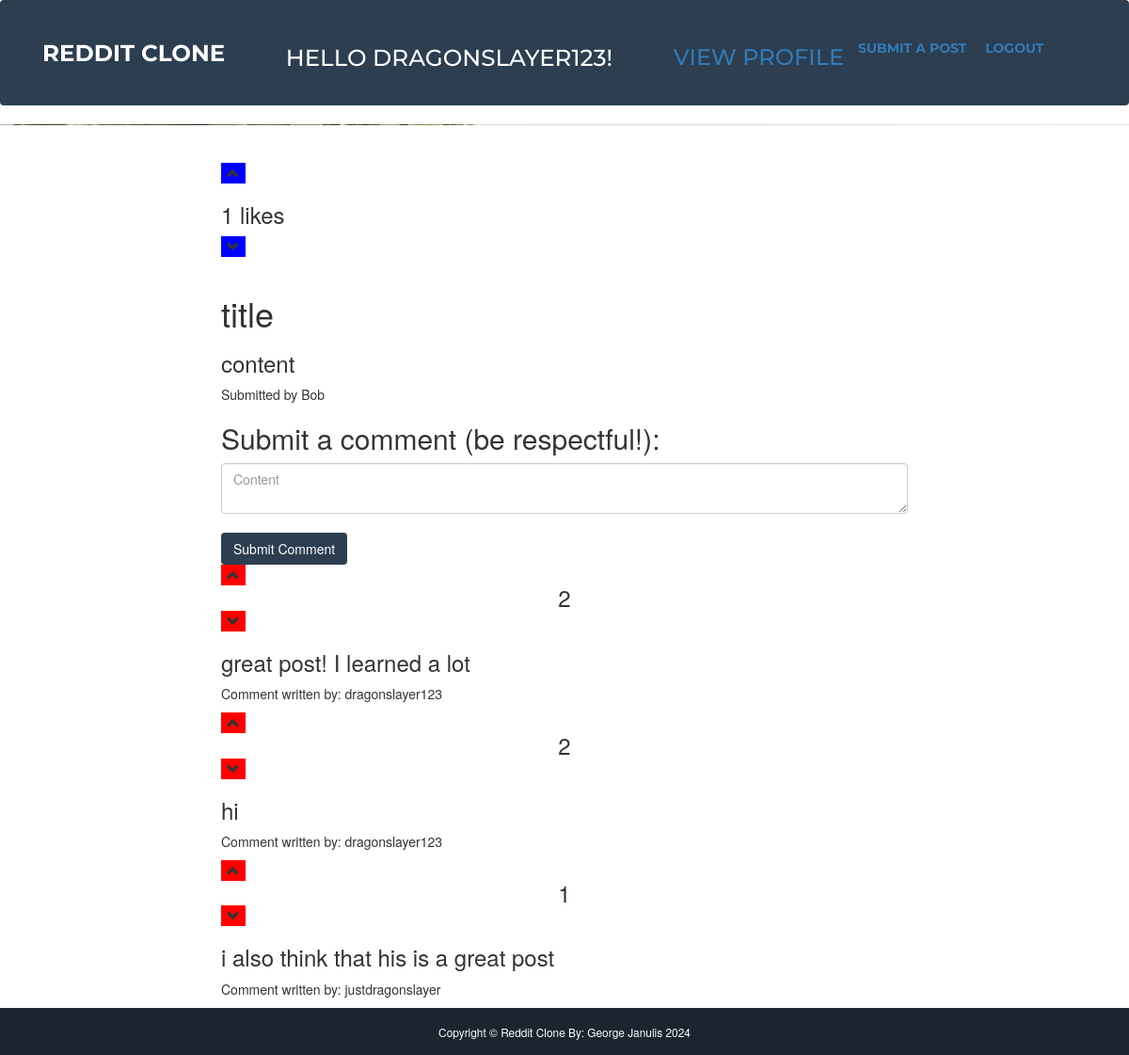
The app's page /posts/1 (signed in) with its own data.
### reddit/models.py (models this page shows)
class UserDB(UserMixin, db.Model):
    __tablename__ = 'users'
    id = db.Column(db.Integer, primary_key=True, nullable=False)
    email = db.Column(db.String(48), unique=True, nullable=False)
    username = db.Column(db.String(24), unique=True, nullable=False)
    password = db.Column(db.String(128), nullable=False)

class PostDB(db.Model):
    __tablename__ = 'posts'
    id = db.Column(db.Integer, primary_key=True, nullable=False)
    title = db.Column(db.String(50), nullable=False)
    content = db.Column(db.String(1000), nullable=False)
    author = db.Column(db.String(24), db.ForeignKey('users.username'), nullable=False)
    num_likes = db.Column(db.Integer, nullable=False)
    time = db.Column(db.DateTime, nullable=False)

class CommentDB(db.Model):
    __tablename__ = 'comments'
    id = db.Column(db.Integer, primary_key=True, nullable=False)
    content = db.Column(db.String(250), nullable=False)
    author = db.Column(db.String(24), db.ForeignKey('users.username'), nullable=False)
    post_id = db.Column(db.Integer, db.ForeignKey('posts.id'), nullable=False)
    num_likes = db.Column(db.Integer, nullable=False)
    time = db.Column(db.DateTime, nullable=False)

### reddit/views.py (the view, shortened to what this page needs)
@app.route('/posts/<post_id>', methods=['GET', 'POST'])
def post(post_id):
    if request.method == 'GET':
        post = PostDB.query.filter_by(id=post_id).first()
        if post is None:
            return render_template('error.html', error="Post doesn't exist")
        comments = CommentDB.query.filter_by(post_id=post_id).all()
        return render_template('post.html', post=post, comments=comments)

### reddit/views.py (called while the page is built)
@lm.user_loader
def load_user(id):
    return UserDB.query.get(int(id))

### reddit/templates/post.html (shortened to what this page needs)
{% extends "base.html" %}
{% block content %}
{% if current_user.is_authenticated %}
<br><br>
    <form action="{{ url_for('post', post_id=post.id) }}" method="post">
        <button class="" style="background-color: blue; border: none;" name="selection" type="submit" value="post_like">
            <span class="glyphicon glyphicon-chevron-up" aria-hidden="true"></span>
        </button>
{% endif %}
<h3> {{ post.num_likes }} likes </h3>
{% if current_user.is_authenticated %}
        <button class="" style="background-color: blue; border: none;" name="selection" type="submit" value="post_dislike">
                <span class="glyphicon glyphicon-chevron-down" aria-hidden="true"></span>
        </button>
    </form>
<br>
{% endif %}
<h1>{{ post.title }}</h1>
<h3>{{ post.content }}</h3>
<p>Submitted by {{ post.author }}</p>
{% if current_user.is_authenticated %}
    <h2>Submit a comment (be respectful!): </h2>
    <form action="{{ url_for('post', post_id=post.id) }}" name="write" method="POST">
        <textarea name="content" class="form-control" placeholder="Content" type="text"></textarea>
        <br>
        <button class="btn btn-secondary" type="submit">Submit Comment</button>
    </form>
{% else %}
    <p>Whoops! Looks like you're not signed in. Please do so before making a comment!</p>
{% endif %}
{% for comment in comments %}
    {% if current_user.is_authenticated %}
        <form action="{{ url_for('post', post_id=post.id) }}" method="post">
            <button class="" style="background-color: red; border: none;" name="selection" type="submit" value="comment_like_{{ comment.id }}">
                <span class="glyphicon glyphicon-chevron-up" aria-hidden="true"></span>
            </button>
    {% endif %}
    <h3 style="text-align: center; margin: 0 0 0 0;">{{ comment.num_likes }}</h3>
    {% if current_user.is_authenticated %}
            <button class="" style="background-color: red; border: none;" name="selection" type="submit" value="comment_dislike_{{ comment.id }}">
                <span class="glyphicon glyphicon-chevron-down" aria-hidden="true"></span>
            </button>
        </form>
    {% endif %}
    <h3>{{ comment.content }}</h3>
    <p>Comment written by: {{ comment.author }}</p>
{% endfor %}
{% endblock %}

### reddit/templates/base.html (shortened to what this page needs)
<!DOCTYPE html>
<html lang="en">
    <head>
        <link href="../static/css/styles.css" rel="stylesheet" />
        <link href="../static/vendor/bootstrap/css/bootstrap.min.css" rel="stylesheet">
    </head>
    <body id="page-top">
        <nav class="navbar navbar-expand-lg bg-secondary text-uppercase fixed-top" id="mainNav">
            <div class="container">
                <a class="navbar-brand" href="#page-top">Reddit Clone</a>
                {% if current_user.is_authenticated %}
                    <p>&nbsp &nbsp &nbsp</p>
                    <p>&nbsp &nbsp &nbsp</p>
                    <h2 class="navbar-brand">Hello {{ current_user.username }}!</h2>
                    <p>&nbsp &nbsp &nbsp</p>
                                        <p>&nbsp &nbsp &nbsp</p>
                    <h3>
                        <a href="{{ url_for('profile', username=current_user.username) }}" targert="_self">View Profile</a>
                    </h3>
                {% endif %}
                <div class="collapse navbar-collapse" id="navbarResponsive">
                    <ul class="navbar-nav ms-auto">
                        {% if current_user.is_authenticated %}
                            <li>
                            <a href="{{ url_for('write') }}" target="_self">Submit a Post </a>
                            </li>
                            <p>&nbsp &nbsp &nbsp</p>
                            <li>
                            <a href="{{ url_for('logout') }}" target="_self">Logout </a>
                            </li>
                        {% else %}
                            <li>
                            <a href="{{ url_for('register') }}" target="_self">Login or Signup </a>
                            </li>
                        {% endif %}
                    </ul>
                </div>
            </div>
        </nav>
        <header class="intro-header" style="background-image: url('../static/img/home-bg.jpg')">
            <div class="container">
                <div class="row">
                    <div class="col-lg-8 col-lg-offset-2 col-md-10 col-md-offset-1">
                    </div>
                </div>
            </div>
        </header>
        <div class="container">
            <div class="row">
                <div class="col-lg-8 col-lg-offset-2 col-md-10 col-md-offset-1">
                    <div class="post-preview">
                        {% block content %}{% endblock %}
                    </div>
                </div>
            </div>
        </div>
        <footer>
            <div class="copyright py-4 text-center text-white">
                <div class="container"><small>Copyright &copy; Reddit Clone By: George Janulis 2024</small></div>
            </div>
        </footer>
    </body>
</html>

### records on screen
UserDB: username "DRAGONSLAYER123"
PostDB: num_likes "1", title "title", content "content", author "Bob"
CommentDB: num_likes "2", content "great post! I learned a lot", author "dragonslayer123"
CommentDB: num_likes "2", content "hi", author "dragonslayer123"
CommentDB: num_likes "1", content "i also think that his is a great post", author "justdragonslayer"
